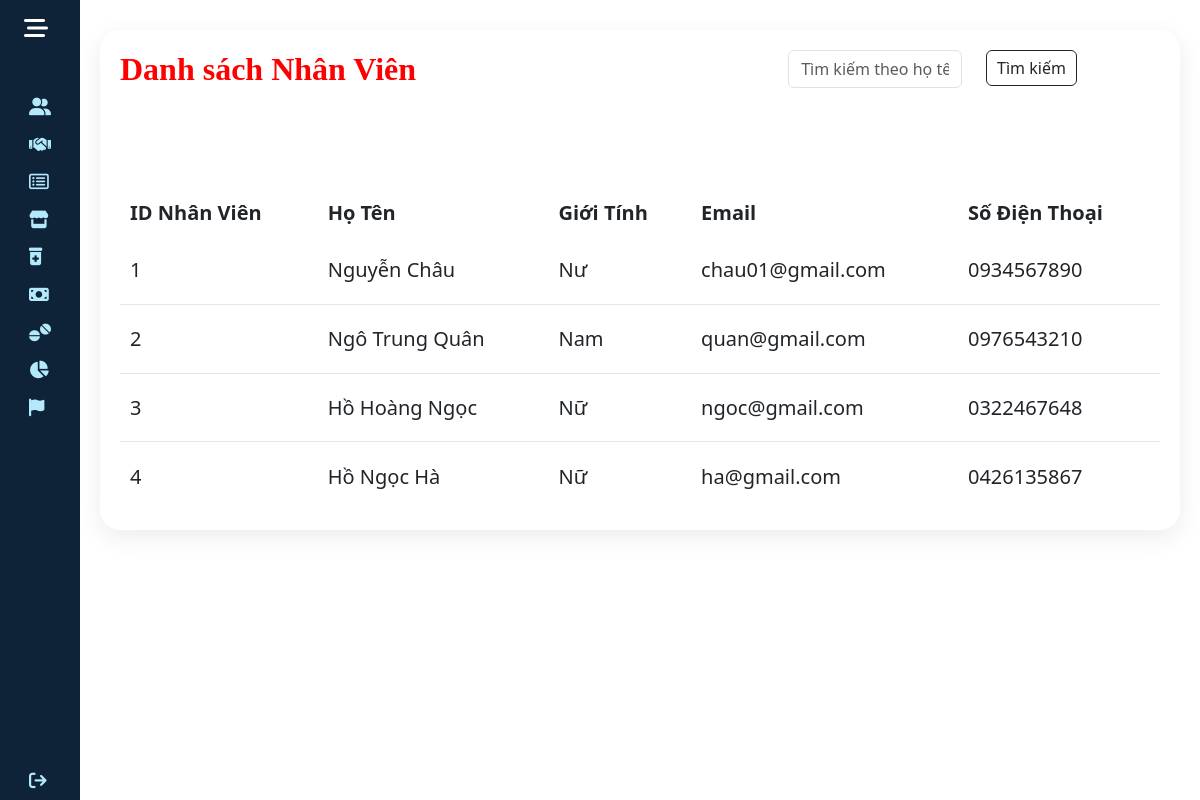
Page /quanly/taikhoan/nhanvien.php on the committed database.
### tables this page shows
CREATE TABLE `nhan_vien` (
  `NV_ID` int(11) NOT NULL,
  `NV_HoTen` varchar(255) NOT NULL,
  `NV_GioiTinh` varchar(10) NOT NULL,
  `NV_Email` varchar(255) NOT NULL,
  `NV_SDT` varchar(20) NOT NULL,
  `TK_ID` int(11) DEFAULT NULL,
  `KHO_ID` int(11) NOT NULL
);

### quanly/taikhoan/nhanvien.php (the view, shortened to what this page needs)
<?php
    require_once '../blocks/head.php';
    $servername = "localhost";
    $username = "root";
    $password = "";
    $dbname = "qlkhohang";
    $connection = new mysqli($servername, $username, $password, $dbname);
    if (isset($_GET['search'])) {
        $search = $_GET['search'];
        $sql = "SELECT * FROM nhan_vien
                WHERE NV_HoTen LIKE ?";
        $stmt = $connection->prepare($sql);
        $search_param = "%$search%";
        $stmt->bind_param('s', $search_param);
        $stmt->execute();
        $result = $stmt->get_result();
    } else {
        $sql = "SELECT * FROM nhan_vien";
        $result = $connection->query($sql);
    }
?>
<!DOCTYPE html>
<html lang="vi">
    <body>
        <div class="wrapper">
            <?php include '../blocks/sidebar.php'; ?>
            <div class="main">
                <div class="tkad">
                    <div class="dstaikhoan">
                        <div class="tktenmuc">
                            <h2>Danh sách Nhân Viên</h2>
                            <form action="" method="GET" class="search-form">
                                <div class="row">
                                    <div class="col">
                                        <input type="text" name="search" class="form-control" placeholder="Tìm kiếm theo họ tên">
                                    </div>
                                    <div class="col">
                                        <button type="submit" class="btn btn-outline-dark">Tìm kiếm</button>
                                    </div>
                                </div>
                            </form>
                        </div>
                        <table>
                            <thead>
                                <tr>
                                    <td>ID Nhân Viên</td>
                                    <td>Họ Tên</td>
                                    <td>Giới Tính</td>
                                    <td>Email</td>
                                    <td>Số Điện Thoại</td>
                                </tr>
                            </thead>
                            <tbody>
                                <?php
                                    while($row = $result->fetch_assoc()){
                                        echo "
                                    <tr>
                                        <td>{$row['NV_ID']}</td>
                                        <td>{$row['NV_HoTen']}</td>
                                        <td>{$row['NV_GioiTinh']}</td>
                                        <td>{$row['NV_Email']}</td>
                                        <td>{$row['NV_SDT']}</td>
                                    </tr>
                                        ";
                                    }
                                ?>
                            </tbody>
                        </table>
                    </div>
                </div>
            </div>
        </div>
    </body>
</html>

### quanly/stylead.css (style rules this page uses)
* { margin: 0; padding: 0; box-sizing: border-box; }
.tkad { position: relative; width: 100%; padding: 20px; display: grid; grid-gap: 30px; margin-top: 10px; }
.tkad .dstaikhoan { position: relative; display: grid; min-height: 500px; background: var(--white); padding: 20px; box-shadow: 0 7px 25px rgba(0, 0, 0, 0.08); border-radius: 20px; }
.tkad .tktenmuc { display: flex; justify-content: space-between; align-items: flex-start; }
.tktenmuc h2 { font-family: 'Times New Roman', Times, serif; font-weight: 600; color: red; }
.tktenmuc .btn { position: relative; padding: 5px 10px; background: var(--blue); text-decoration: none; color: var(--white); border-radius: 6px; }
.tkad table { width: 100%; border-collapse: collapse; margin-top: 10px; }
.tkad table thead td { font-weight: 600; }
.tkad .dstaikhoan table tr { color: var(--black1); border-bottom: 1px solid rgba(0, 0, 0, 0.1); }
.tkad .dstaikhoan table tr:last-child { border-bottom: none; }
.tkad .dstaikhoan table tr td { padding: 10px; font-size: 20px; }
body { font-family: 'Poppins', sans-serif; }
.wrapper { display: flex; }
.main { display: flex; flex-direction: column; min-height: 100vh; width: 100%; overflow: hidden; transition: all 0.35s ease-in-out; background-color: #fff; min-width: 0; }

### rows in the picture
nhan_vien: NV_ID "1", NV_HoTen "Nguyễn Châu", NV_GioiTinh "Nư", NV_Email "chau01@gmail.com", NV_SDT "0934567890"
nhan_vien: NV_ID "2", NV_HoTen "Ngô Trung Quân", NV_GioiTinh "Nam", NV_Email "quan@gmail.com", NV_SDT "0976543210"
nhan_vien: NV_ID "3", NV_HoTen "Hồ Hoàng Ngọc", NV_GioiTinh "Nữ", NV_Email "ngoc@gmail.com", NV_SDT "0322467648"
nhan_vien: NV_ID "4", NV_HoTen "Hồ Ngọc Hà", NV_GioiTinh "Nữ", NV_Email "ha@gmail.com", NV_SDT "0426135867"
